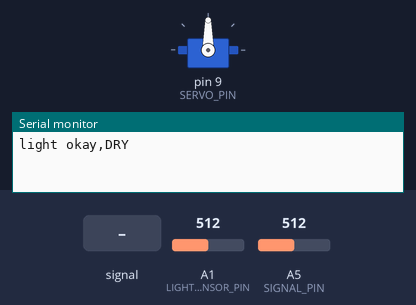
Bench run of a sketch on a simulated Arduino Uno, built with avr-gcc and run on an emulated ATmega328P. Shown: servo, the last lines printed to the serial monitor. The inputs (shaded band) are chosen by the test bench; at power-on: A1 (LIGHT_SENSOR_PIN) = 512, A5 (SIGNAL_PIN) = 512.

Above: at 8.8 s.
8.9 s: A5 (SIGNAL_PIN) fed a 200 Hz sine of ±255 counts around its level
22.5 s: A1 (LIGHT_SENSOR_PIN) set to 413
30.5 s: A1 (LIGHT_SENSOR_PIN) set to 389
44.2 s: A5 (SIGNAL_PIN) set to 635
52.2 s: A5 (SIGNAL_PIN) set to 663
At 53.6 s:
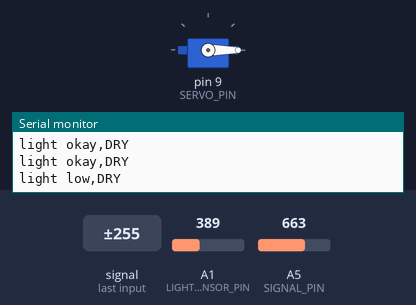
63.5 s: A1 (LIGHT_SENSOR_PIN) set to 410
At 64.4 s:
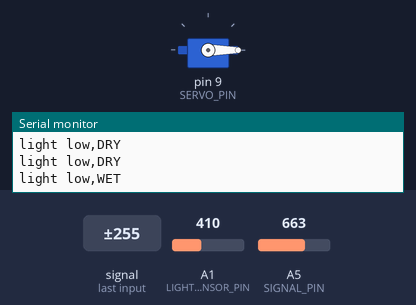
Timing chart, 0 to 66.5 s (numbered marks = the images above; inputs shaded):
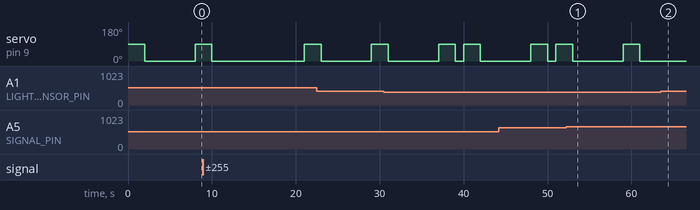

The sketch:

water.ino
```cpp
#include <Arduino.h>
#include <Servo.h>


#define SERVO_PIN 9
#define LIGHT_SENSOR_PIN A1
#define POWER_PIN 7
#define SIGNAL_PIN A5


Servo myservo;


const int wateringDuration = 2000; // 2 seconds


void setup() {
  Serial.begin(9600);
  myservo.attach(SERVO_PIN);
  pinMode(LIGHT_SENSOR_PIN, INPUT);
  pinMode(POWER_PIN, OUTPUT); // configure D7 pin as an OUTPUT
  digitalWrite(POWER_PIN, LOW); // turn the sensor OFF
}


void loop() {
  digitalWrite(POWER_PIN, LOW); // turn the sensor ON
  int soilMoisture = analogRead(SIGNAL_PIN); // read the analog value from sensor
  int lightLevel = analogRead(LIGHT_SENSOR_PIN);
  String light_condition = "";
  String soil_condition = "";

  if (lightLevel < 400) {
    waterPlant();
    light_condition = "light low";
  } else {
    light_condition = "light okay";
  }

  if (soilMoisture < 650) {
    waterPlant();
    soil_condition = "DRY";
  } else {
    soil_condition = "WET";
  }

  // Send data as a comma-separated string
  String sensor_data = light_condition + "," + soil_condition;
  Serial.println(sensor_data);

  delay(5000);  // Delay for a second
}


void waterPlant() {
  myservo.write(90); // Start watering
  delay(wateringDuration);
  myservo.write(0); // Stop watering
  delay(1000);
}
```

Measured:
- the behaviour switches between 649 and 650 on A5 (SIGNAL_PIN) (found by bisection; images 0 and 1)
- after the input at 52.2 s, servo on pin 9 (SERVO_PIN): goes on until 61.0 s, then stays 0°
- after the input at 63.5 s, servo on pin 9 (SERVO_PIN): stays 0° (without the input it goes to 90° after 3.5 s)
